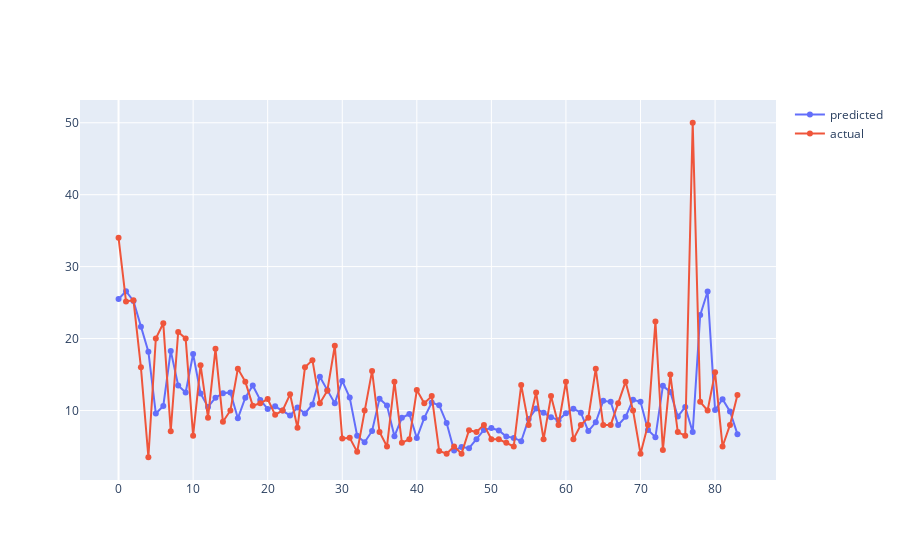

Write notebook code for a chart like this one.
### Code cell
train_x
x_axis =[i for i in range(len(train_x)+len(train_y))]
trace1=go.Scatter(x=x_axis,y=list(yhat_train.reshape(len(yhat_train)))+list(yhat.reshape(len(yhat))),name='predicted',mode = 'lines+markers')
trace2=go.Scatter(x=x_axis,y=list(train_y.reshape(len(train_y)))+list(test_y.reshape(len(test_y))),name='actual',mode = 'lines+markers')
fig = go.Figure(data=[trace1,trace2])
iplot(fig)

### Figure 1 — Plotly figure (JSON) as saved in the notebook; plotly's stock layout.template omitted (floating-point values rounded to 4 significant figures; data arrays with more than 128 entries replaced by an {"elided": "..."} marker saying what was removed)
{"data": [{"mode": "lines+markers", "name": "predicted", "type": "scatter", "x": {"elided": "140 int values"}, "y": [25.5, 26.58, 25.22, 21.63, 18.17, 9.578, 10.63, 18.28, 13.47, 12.51, 17.86, 12.37, 10.5, 11.79, 12.4, 12.51, 8.913, 11.77, 13.48, 11.47, 10.22, 10.58, 9.993, 9.314, 10.41, 9.582, 10.84, 14.69, 12.83, 11.02, 14.11, 11.8, 6.499, 5.581, 7.156, 11.65, 10.7, 6.429, 8.987, 9.509, 6.168, 8.972, 11.11, 10.73, 8.256, 4.443, 4.926, 4.762, 6.01, 7.29, 7.565, 7.22, 6.381, 6.192, 5.726, 8.817, 10.27, 9.681, 9.078, 8.654, 9.63, 10.25, 9.699, 7.139, 8.357, 11.35, 11.2, 7.978, 9.115, 11.5, 11.22, 7.289, 6.294, 13.42, 12.59, 9.156, 10.49, 6.997, 23.26, 26.54, 10.06, 11.57, 9.857, 6.714]}, {"mode": "lines+markers", "name": "actual", "type": "scatter", "x": {"elided": "140 int values"}, "y": [34, 25.17, 25.33, 16, 3.5, 20, 22.12, 7.11, 20.92, 20, 6.5, 16.3, 9, 18.58, 8.43, 10, 15.82, 14, 10.68, 11, 11.59, 9.4, 10, 12.25, 7.6, 16, 17, 11, 12.75, 19, 6.1, 6.2, 4.25, 10, 15.5, 7, 5, 14, 5.5, 6, 12.84, 11, 12, 4.372, 4, 5, 4, 7.25, 7, 8, 6, 6, 5.5, 5, 13.55, 8, 12.5, 6, 12, 8, 14, 6, 8, 9, 15.8, 8, 8, 11, 14.01, 10, 4, 8, 22.37, 4.5, 15, 7, 6.5, 50, 11.2, 10, 15.3, 5, 8, 12.15]}], "layout": {}}
